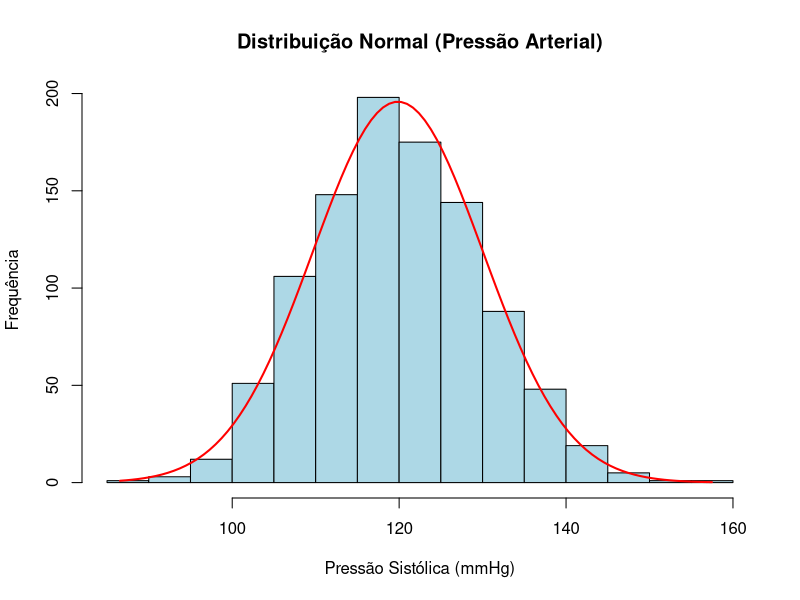
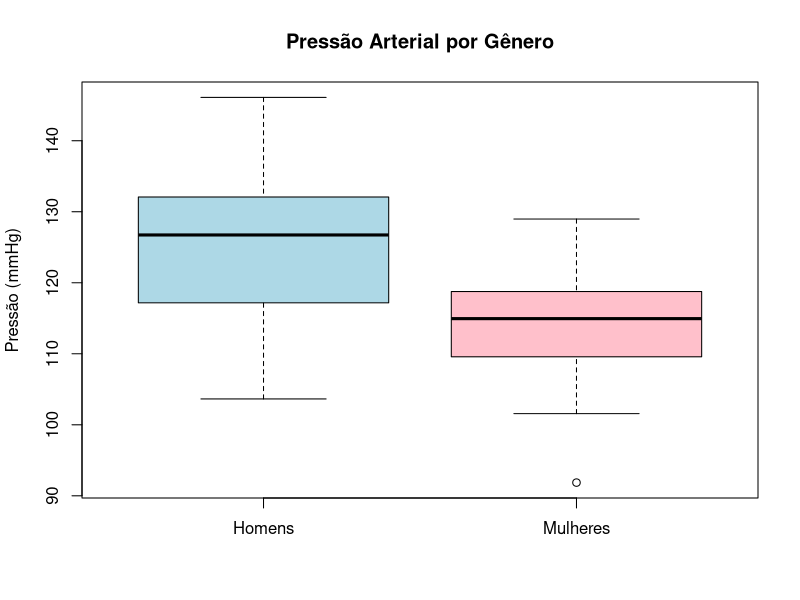
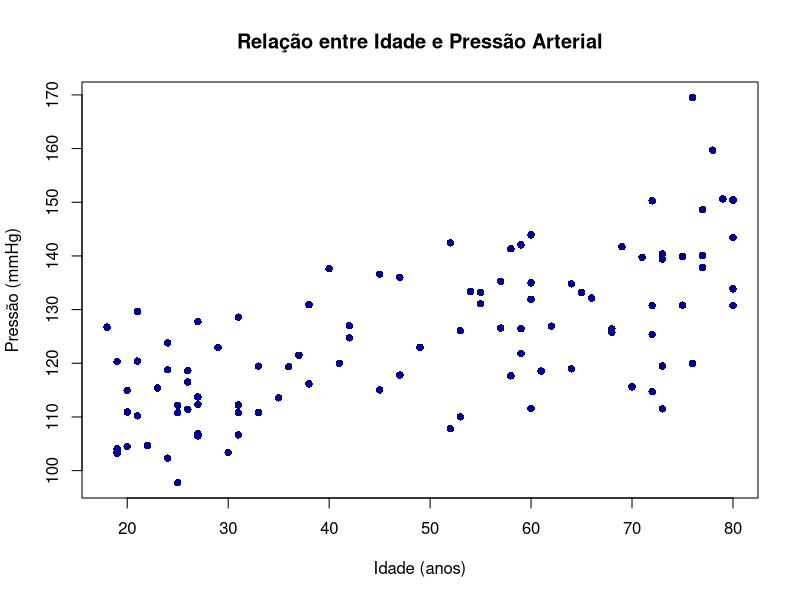
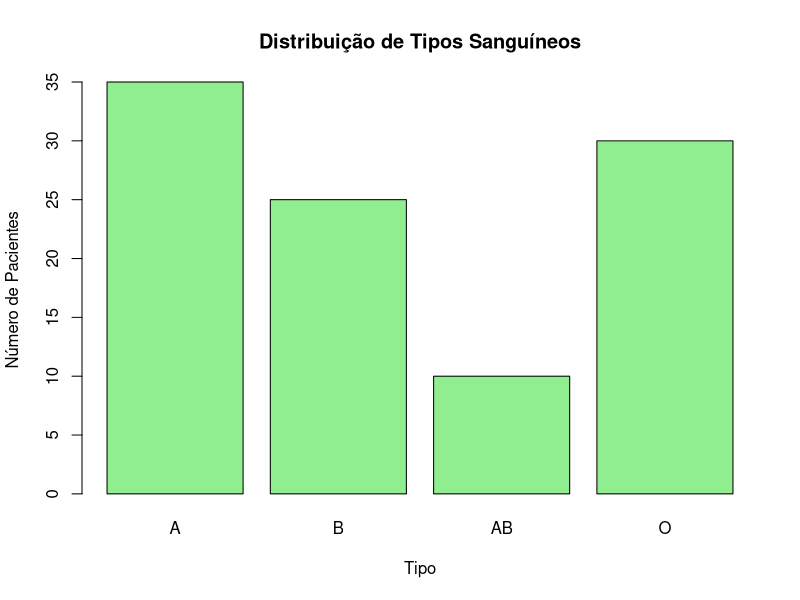
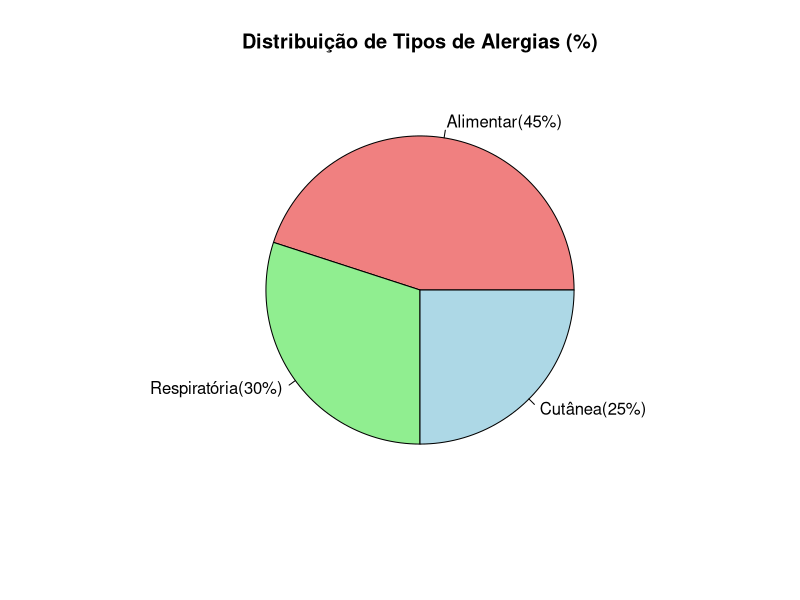
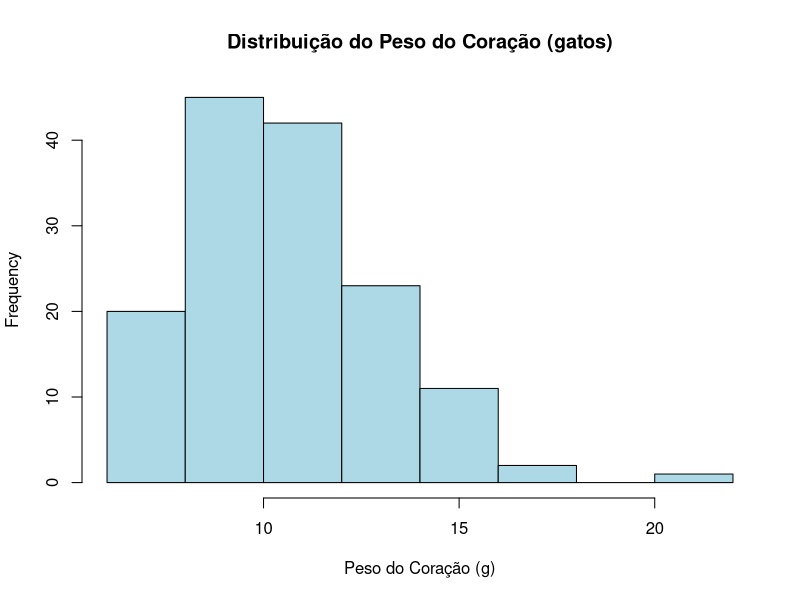
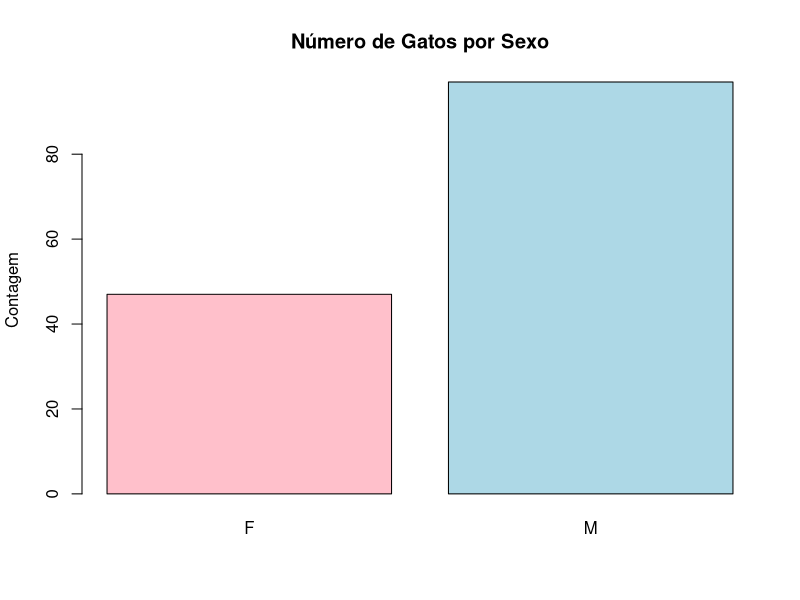
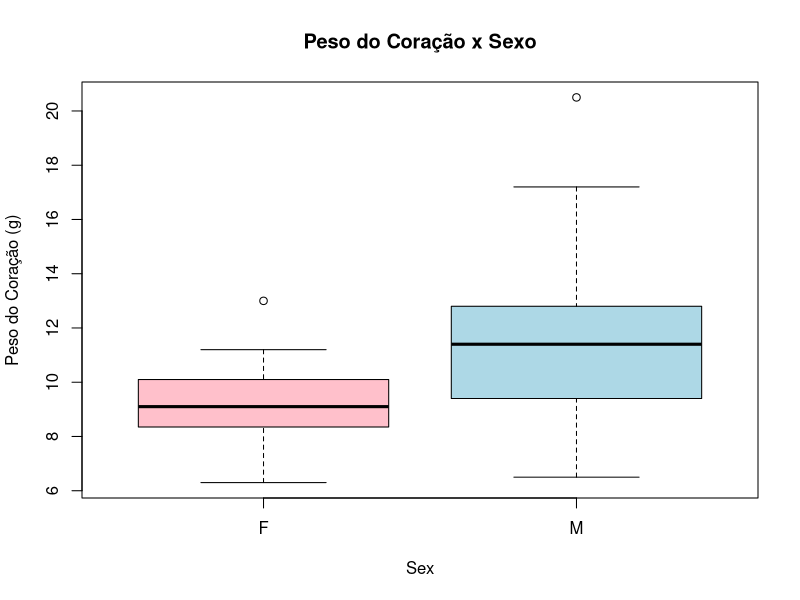

Recreate these plots in R, in order.
################ TEMA 1 – MEDIDAS DE TENDÊNCIA CENTRAL ########################

### MEDIA
idades <- c(25, 30, 35, 40, 45)  
media <- mean(idades)  
print(media)


idades_outlier <- c(25, 30, 35, 40, 45, 100)  
media_outlier <- mean(idades_outlier)  
print(media_outlier)  





### MEDIANA
idades <- c(25, 30, 35, 40, 45)  
mediana <- median(idades)  
print(mediana) 


idades_outlier <- c(25, 30, 35, 40, 45, 100)  
mediana_outlier <- median(idades_outlier)  
print(mediana_outlier)  







################ TEMA 2 – MEDIDAS DE DISPERSÃO ################################

### VARIANCIA
idades <- c(25, 30, 35, 40, 45)
variancia <- var(idades)  
print(variancia)




### DESVIO PADRAO
idades <- c(25, 30, 35, 40, 45)
desvio_padrao <- sd(idades)
print(desvio_padrao)

# lembrando que a variancia é o quadrado do desvio padrão
desvio_padrao <- sqrt(variancia)
print(desvio_padrao)




### AMPLITUDE
idades <- c(25, 30, 35, 40, 45)
amplitude <- max(idades) - min(idades)
print(amplitude) 






################ TEMA 3 – MÉDIA GEOMÉTRICA, HARMÔNICA, QUARTIS E PERCENTIS ####

### MÉDIA GEOMÉTRICA
# Pela fórmula
valores <- c(1.5, 2.0, 3.0)
media_geometrica <- prod(valores)^(1/length(valores))
print(media_geometrica)


# Pela função
# Instalar (se necessário) e carregar o pacote
if(!require(psych)) install.packages('psych')
library(psych)

# Calcular a média geométrica
media_geom <- geometric.mean(valores)
print(media_geom) 



### MÉDIA HARMÔNICA
# Pela fórmula
velocidades <- c(10, 20, 30)
media_harmonica <- length(velocidades) / sum(1 / velocidades)
print(media_harmonica)


# Pelo pacote psych
media_harmonica <- harmonic.mean(velocidades)
print(media_harmonica)  





### QUARTIS
idades <- c(20, 22, 25, 28, 30, 32, 35, 40, 45, 50)
quartis <- quantile(idades, probs = c(0.25, 0.5, 0.75))
print(quartis)



### PERCENTIS
percentil_90 <- quantile(idades, probs = 0.90)
print(percentil_90)










################ TEMA 4 – TABELAS DE FREQUÊNCIA E DISTRIBUIÇÃO NORMAL #########

### Tabelas de Frequência
idades <- c(12, 15, 12, 18, 20, 15, 12, 14, 18, 20)  

# Tabela de frequência absoluta  
freq_abs <- table(idades)  # conta as ocorrências de cada valor único

# Tabela de frequência relativa  
freq_rel <- prop.table(freq_abs)*100  # divide cada contagem pelo total de elementos

# Tabela combinada  
tabela_frequencia <- data.frame(
  Idade = names(freq_abs),
  Frequencia_Absoluta = as.vector(freq_abs),  # remove a formatação antiga
  Frequencia_Relativa = round(as.vector(freq_rel), 2)
)

# Exibir tabela  
print(tabela_frequencia)





### Distribuição de Probabilidade Normal
# Gerar 100 valores aleatórios normalmente distribuídos 
# com média 120 e desvio padrão 10
dados_normais <- rnorm(100, mean = 120, sd = 10)  
print(dados_normais)

# Calcular probabilidade dos dados estarem entre 110 e 130
# Pergunta: qual a chance de um equipamento durar entre 110 e 130 meses?
prob <- pnorm(130, mean = 120, sd = 10) - pnorm(110, mean = 120, sd = 10)  
print(prob)  










################ TEMA 5 – VISUALIZAÇÃO DE DADOS ###############################

### Histograma
# Gerar o conjunto de dados normais  
pressao <- rnorm(1000, mean = 120, sd = 10)  

# Histograma  
hist(pressao, 
     main = "Distribuição Normal (Pressão Arterial)",  
     xlab = "Pressão Sistólica (mmHg)", 
     ylab = "Frequência",
     col = "lightblue", 
     border = "black")  


# Adicionando a curva de distribuição normal
x <- seq(min(pressao), max(pressao), length = 100)
y <- dnorm(x, mean = mean(pressao), sd = sd(pressao))

y <- y * diff(hist(pressao, plot = FALSE)$breaks)[1] * length(pressao)  # Ajustando a escala

lines(x, y, col = "red", lwd = 2)





### Boxplots
# Gerando os dados normais
homens <- rnorm(50, mean = 125, sd = 8)
mulheres <- rnorm(50, mean = 115, sd = 7)

# Criando boxplot
boxplot(homens, mulheres,
        names = c("Homens", "Mulheres"),
        main = "Pressão Arterial por Gênero",
        ylab = "Pressão (mmHg)",
        col = c("lightblue", "pink"))





### Gráficos de Dispersão
# Gerando os dados aleatórios
idade <- sample(18:80, 100, replace = TRUE)
pressao <- 100 + 0.5 * idade + rnorm(100, mean = 0, sd = 10)

plot(idade, pressao,
     main = "Relação entre Idade e Pressão Arterial",
     xlab = "Idade (anos)",
     ylab = "Pressão (mmHg)",
     pch = 16,  # Tipo de ponto
     col = "darkblue")





### Gráficos de Barras
# Gerando os dados da amostra
tipos <- c("A", "B", "AB", "O")
frequencia <- c(35, 25, 10, 30)

barplot(frequencia,
        names.arg = tipos,
        main = "Distribuição de Tipos Sanguíneos",
        xlab = "Tipo",
        ylab = "Número de Pacientes",
        col = "lightgreen")





### Gráficos de Setores
# Dados
alergias <- c("Alimentar", "Respiratória", "Cutânea")
frequencia <- c(45, 30, 25)

frequencia_relativa <- round(frequencia / sum(frequencia) * 100, 1)
rotulos <- paste(alergias, "(", frequencia_relativa, "%)", sep = "")

# Gráfico de pizza
pie(frequencia, 
    labels = rotulos,
    col = c("lightcoral", "lightgreen", "lightblue"),
    main = "Distribuição de Tipos de Alergias (%)")






################ Aplicação no dataset cats ####################################
# Instalar apenas uma vez
if(!require(MASS)) install.packages('MASS')

# Carregar o pacote e o dataset
library(MASS)
data(cats) # Contém o sexo, peso corporal e peso do coração de gatos

# A estrutura dos dados e as primeiras linhas
str(cats)
head(cats) 

# As medidas de tendência central
media_hwt <- mean(cats$Hwt)
mediana_hwt <- median(cats$Hwt)
print(paste("Média:", media_hwt))
print(paste("Mediana:", mediana_hwt))

# As medidas de dispersão
variancia_hwt <- var(cats$Hwt)
desvio_padrao_hwt <- sd(cats$Hwt)
amplitude_hwt <- max(cats$Hwt) - min(cats$Hwt)
print(paste("Variância:", variancia_hwt))
print(paste("Desvio Padrão:", desvio_padrao_hwt))
print(paste("Amplitude:", amplitude_hwt))

# Os quartis e percentis
quartis_hwt <- quantile(cats$Hwt, probs = c(0.25, 0.5, 0.75))
print("Quartis do Peso do Coração:")
print(quartis_hwt)


quartis_hwt_90 <- quantile(cats$Hwt, probs = c(0.90))
print("Quantil 90 do Peso do Coração:")
print(quartis_hwt_90)


# Tabelas de Frequência
tabela_sexo <- table(cats$Sex)
print("Frequência Absoluta (Sexo):")
print(tabela_sexo)

tabela_relativa_sexo <- prop.table(tabela_sexo) * 100
print("Frequência Relativa (Sexo %):")
print(tabela_relativa_sexo)

### VISUALIZAÇÃO DOS DADOS
# Histograma (distribuição do peso do coração)
hist(cats$Hwt, 
     main="Distribuição do Peso do Coração (gatos)", 
     xlab="Peso do Coração (g)", 
     col="lightblue")

# Gráfico de Barras (contagem de machos/fêmeas)
barplot(tabela_sexo, 
        main="Número de Gatos por Sexo", 
        ylab="Contagem", 
        col=c("pink", "lightblue"))

# Boxplot (comparando os grupos)
boxplot(Hwt ~ Sex, data=cats, 
        main="Peso do Coração x Sexo",
        ylab="Peso do Coração (g)",
        col=c("pink", "lightblue"))

# Gráfico de Dispersão (relação entre variáveis)
# Pergunta: Gatos mais pesados (Bwt) têm corações mais pesados (Hwt)?
plot(cats$Bwt, cats$Hwt,
     main="Peso Corporal x Peso do Coração",
     xlab="Peso Corporal (kg)",
     ylab="Peso do Coração (g)",
     pch=16)
